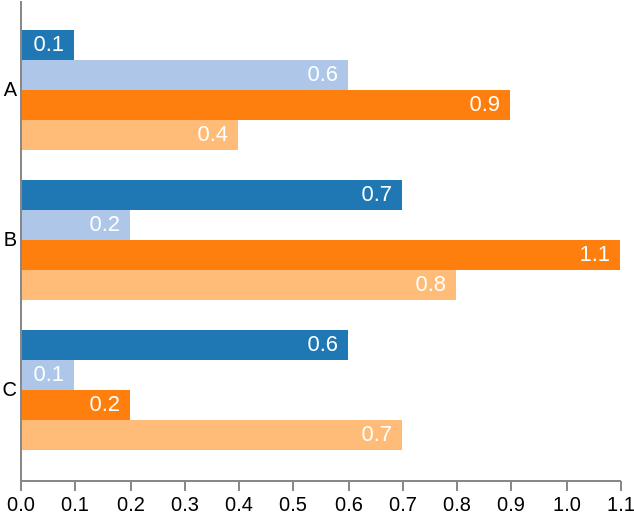

Write a Vega-Lite specification for this figure.
### Vega specification from a JSON file in a GitHub repository (floating-point values rounded to 4 significant figures)
{"schema": {"language": "vega", "version": "3.0"}, "width": 300, "height": 240, "data": [{"name": "table", "values": [{"category": "A", "position": 0, "value": 0.1}, {"category": "A", "position": 1, "value": 0.6}, {"category": "A", "position": 2, "value": 0.9}, {"category": "A", "position": 3, "value": 0.4}, {"category": "B", "position": 0, "value": 0.7}, {"category": "B", "position": 1, "value": 0.2}, {"category": "B", "position": 2, "value": 1.1}, {"category": "B", "position": 3, "value": 0.8}, {"category": "C", "position": 0, "value": 0.6}, {"category": "C", "position": 1, "value": 0.1}, {"category": "C", "position": 2, "value": 0.2}, {"category": "C", "position": 3, "value": 0.7}]}], "scales": [{"name": "yscale", "type": "band", "domain": {"data": "table", "field": "category"}, "range": "height", "padding": 0.2}, {"name": "xscale", "type": "linear", "domain": {"data": "table", "field": "value"}, "range": "width", "round": true, "zero": true, "nice": true}, {"name": "color", "type": "ordinal", "domain": {"data": "table", "field": "position"}, "scheme": "category20"}], "axes": [{"orient": "left", "scale": "yscale", "tickSize": 0, "tickPadding": 4, "zindex": 1}, {"orient": "bottom", "scale": "xscale"}], "marks": [{"type": "group", "from": {"facet": {"data": "table", "name": "facet", "groupby": "category"}}, "encode": {"enter": {"y": {"scale": "yscale", "field": "category"}}}, "signals": [{"name": "height", "update": "bandwidth('yscale')"}], "scales": [{"name": "pos", "type": "band", "range": "height", "domain": {"data": "facet", "field": "position"}}], "marks": [{"name": "bars", "from": {"data": "facet"}, "type": "rect", "encode": {"enter": {"y": {"scale": "pos", "field": "position"}, "height": {"scale": "pos", "band": 1}, "x": {"scale": "xscale", "field": "value"}, "x2": {"scale": "xscale", "value": 0}, "fill": {"scale": "color", "field": "position"}}}}, {"type": "text", "from": {"data": "bars"}, "encode": {"enter": {"x": {"field": "x2", "offset": -5}, "y": {"field": "y", "offset": {"field": "height", "mult": 0.5}}, "fill": {"value": "white"}, "align": {"value": "right"}, "baseline": {"value": "middle"}, "text": {"field": "datum.value"}}}}]}]}
